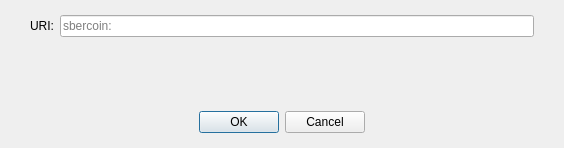
<?xml version="1.0" encoding="UTF-8"?>
<ui version="4.0">
 <class>OpenURIDialog</class>
 <widget class="QDialog" name="OpenURIDialog">
  <property name="geometry">
   <rect>
    <x>0</x>
    <y>0</y>
    <width>564</width>
    <height>148</height>
   </rect>
  </property>
  <property name="windowTitle">
   <string>Open Sbercoin.com URI</string>
  </property>
  <layout class="QVBoxLayout" name="verticalLayout">
   <property name="leftMargin">
    <number>0</number>
   </property>
   <property name="topMargin">
    <number>15</number>
   </property>
   <property name="rightMargin">
    <number>0</number>
   </property>
   <property name="bottomMargin">
    <number>0</number>
   </property>
   <item>
    <layout class="QHBoxLayout" name="horizontalLayout">
     <property name="leftMargin">
      <number>30</number>
     </property>
     <property name="rightMargin">
      <number>30</number>
     </property>
     <item>
      <widget class="QLabel" name="label">
       <property name="text">
        <string>URI:</string>
       </property>
      </widget>
     </item>
     <item>
      <widget class="QValidatedLineEdit" name="uriEdit">
       <property name="placeholderText">
        <string notr="true">sbercoin:</string>
       </property>
      </widget>
     </item>
    </layout>
   </item>
   <item>
    <spacer name="verticalSpacer">
     <property name="orientation">
      <enum>Qt::Vertical</enum>
     </property>
     <property name="sizeHint" stdset="0">
      <size>
       <width>20</width>
       <height>40</height>
      </size>
     </property>
    </spacer>
   </item>
   <item>
    <widget class="QWidget" name="buttonsContainerWhite" native="true">
     <layout class="QHBoxLayout" name="horizontalLayout_2">
      <property name="leftMargin">
       <number>30</number>
      </property>
      <property name="topMargin">
       <number>15</number>
      </property>
      <property name="rightMargin">
       <number>30</number>
      </property>
      <property name="bottomMargin">
       <number>15</number>
      </property>
      <item>
       <widget class="QDialogButtonBox" name="buttonBox">
        <property name="orientation">
         <enum>Qt::Horizontal</enum>
        </property>
        <property name="standardButtons">
         <set>QDialogButtonBox::Cancel|QDialogButtonBox::Ok</set>
        </property>
        <property name="centerButtons">
         <bool>true</bool>
        </property>
       </widget>
      </item>
     </layout>
    </widget>
   </item>
  </layout>
 </widget>
 <customwidgets>
  <customwidget>
   <class>QValidatedLineEdit</class>
   <extends>QLineEdit</extends>
   <header>qt/qvalidatedlineedit.h</header>
  </customwidget>
 </customwidgets>
 <resources/>
 <connections>
  <connection>
   <sender>buttonBox</sender>
   <signal>accepted()</signal>
   <receiver>OpenURIDialog</receiver>
   <slot>accept()</slot>
   <hints>
    <hint type="sourcelabel">
     <x>248</x>
     <y>254</y>
    </hint>
    <hint type="destinationlabel">
     <x>157</x>
     <y>274</y>
    </hint>
   </hints>
  </connection>
  <connection>
   <sender>buttonBox</sender>
   <signal>rejected()</signal>
   <receiver>OpenURIDialog</receiver>
   <slot>reject()</slot>
   <hints>
    <hint type="sourcelabel">
     <x>316</x>
     <y>260</y>
    </hint>
    <hint type="destinationlabel">
     <x>286</x>
     <y>274</y>
    </hint>
   </hints>
  </connection>
 </connections>
</ui>
